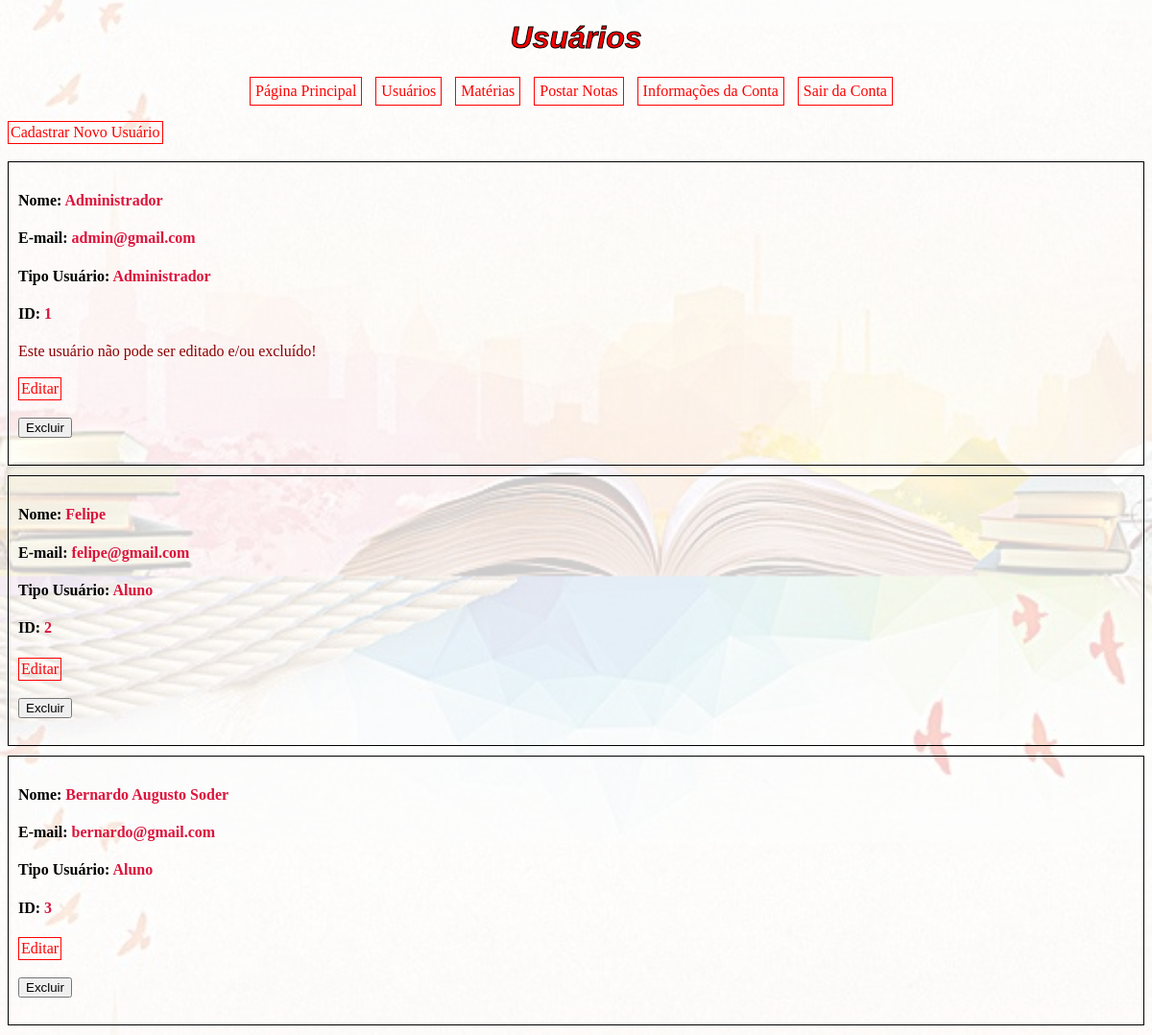
Screenshot of /views/usuario/listarUsuarios.php (signed in) with the database file from the repository.
### tables this page shows
CREATE TABLE `usuario` (
  `id_usuario` int(11) NOT NULL,
  `id_tipo_usuario` int(11) NOT NULL,
  `nome` varchar(255) NOT NULL,
  `email` varchar(255) NOT NULL,
  `senha` varchar(255) NOT NULL
);

CREATE TABLE `tipo_usuario` (
  `id_tipo_usuario` int(11) NOT NULL,
  `descricao` varchar(255) NOT NULL
);

### models/DAL/usuarioDAO.php (called while the page is built, shortened)
<?php
    class usuarioDAO{
        public function buscarUsuarios(){
            $conexao = (new conexao)->getConexao();
            $sql = "SELECT * FROM usuario;";
            $stmt = $conexao->prepare($sql);
            $stmt->execute();
            return $stmt->fetchAll(PDO::FETCH_ASSOC);
        }
    }
?>

### models/usuarioModel.php (called while the page is built, shortened)
<?php
    require_once 'DAL/usuarioDAO.php';
    class usuarioModel {
        public function __construct(?int $idUsuario = null, ?int $idTipoUsuario = null, ?string $nome = null, ?string $email = null, ?string $senha = null) {
            $this->idUsuario = $idUsuario;
            $this->idTipoUsuario = $idTipoUsuario;
            $this->nome = $nome;
            $this->email = $email;
        }
        public function buscarUsuarios(){
            $usuarioDAO = new usuarioDAO();
            $usuarios = $usuarioDAO->buscarUsuarios();
                foreach ($usuarios as $chave => $usuario) {
                    $usuarios[$chave] = new usuarioModel($usuario['id_usuario'], $usuario['id_tipo_usuario'], $usuario['nome'], $usuario['email'], $usuario['senha']);
            }
            return $usuarios;
        }
    }
?>

### models/DAL/tipoUsuarioDAO.php (called while the page is built, shortened)
<?php
    class tipoUsuarioDAO{
        public function buscarTipoUsuario(int $idTipoUsuario){
            $conexao = (new conexao)->getConexao();
            $sql = "SELECT * FROM tipo_usuario WHERE id_tipo_usuario = :id_tipo_usuario;";
            $stmt = $conexao->prepare($sql);
            $stmt->bindParam(':id_tipo_usuario', $idTipoUsuario);
            $stmt->execute();
            return $stmt->fetch(PDO::FETCH_ASSOC);
        }
    }
?>

### models/tipoUsuarioModel.php (called while the page is built, shortened)
<?php
    require_once 'DAL/tipoUsuarioDAO.php';
    class tipoUsuarioModel {
        public function __construct(?int $idTipoUsuario = null, ?string $descricao = null) {
            $this->descricao = $descricao;
        }
        public function tipoUsuario(int $idTipoUsuario) {
            $tipoUsuarioDAO = new tipoUsuarioDAO();
            $tipoUsuario = $tipoUsuarioDAO->buscarTipoUsuario($idTipoUsuario);
            return new tipoUsuarioModel($tipoUsuario['id_tipo_usuario'], $tipoUsuario['descricao']);
        }
    }
?>

### views/usuario/listarUsuarios.php (the view, shortened to what this page needs)
<!DOCTYPE html>
<html lang="pt-br">
<head>
    <link rel="stylesheet" href="../../public/css/style.css">
</head>
<?php
    require_once '../../models/usuarioModel.php';
    require_once '../../models/tipoUsuarioModel.php';
    $usuarioModel = new usuarioModel();
    $usuarios = $usuarioModel->buscarUsuarios();
    $tipoUsuarioModel = new tipoUsuarioModel();
?>
<body>
    <header>
        <h1>Usuários</h1>
        <a href="cadastrarUsuario.php">Cadastrar Novo Usuário</a>
        <br>
        <br>
    </header>
    <?php foreach ($usuarios as $usuario) :?>
        <tr>
            <div>
            <h4>Nome: <label style="color: crimson;" for="nome"><?=$usuario->nome; ?></label></h4>
            <h4>E-mail: <label style="color: crimson;" for="email"><?=$usuario->email; ?></label></h4>
            <h4>Tipo Usuário: <label style="color: crimson;" for="tipoUsuario"><?=($tipoUsuarioModel->tipoUsuario($usuario->idTipoUsuario))->descricao; ?></label></h4>
            <h4>ID: <label style="color: crimson;" for="idUsuario"><?=$usuario->idUsuario ?></label></h4>
            <?php
            if($usuario->idUsuario == 1){
                ?>
                <label style="color: darkred" for="aviso">Este usuário não pode ser editado e/ou excluído!</label>
                <br>
                <br>
                <?php
            };
            ?>
                <td>
                <a id="editar" href="editarUsuario.php?idUsuario=<?=$usuario->idUsuario;?>" name="editar" id="editar">Editar</a>
                <br>
                <br>
                    <form action="../../routers/usuarioRouter.php" method="post" onsubmit="return validarCamposExcluirUsuario(event);">
                        <input type="submit" value="Excluir" onclick="return confirmarExcluir();">
                    </form>
                </td>
                <br>
            </div>
        </tr>
     <?php endforeach; ?>
</body>
</html>

### public/css/style.css (style rules this page uses)
.menu-list { text-align: center; padding: 0; }
.menu-list li { display: inline-block; margin-right: 10px; }
.menu-list li a { padding: 5px; }
a { display: inline-block; padding: 2px; border: 1px solid; text-decoration: none; color: red }
html { background-image: url('background.jpg'); background-color: rgba(255, 255, 255, 0.8); background-blend-mode: overlay; background-size: cover; background-position-y: 600px; background-size: 1400px; height: auto; width: auto; }
h1 { text-align: center; color: red; -webkit-text-stroke: 1px black; font-family: sans-serif; font-weight: bold; font-style: italic; }
div { border: 1px solid black; color: black; text-decoration: none; padding: 10px; margin-bottom: 10px; display: block; }

### rows the page displays
usuario: nome "Administrador", email "admin@gmail.com", id_tipo_usuario.descricao "Administrador", id_usuario "1", shows "Este usuário não pode ser editado e/ou excluído!"
usuario: nome "Felipe", email "felipe@gmail.com", id_tipo_usuario.descricao "Aluno", id_usuario "2"
usuario: nome "Bernardo Augusto Soder", email "bernardo@gmail.com", id_tipo_usuario.descricao "Aluno", id_usuario "3"
